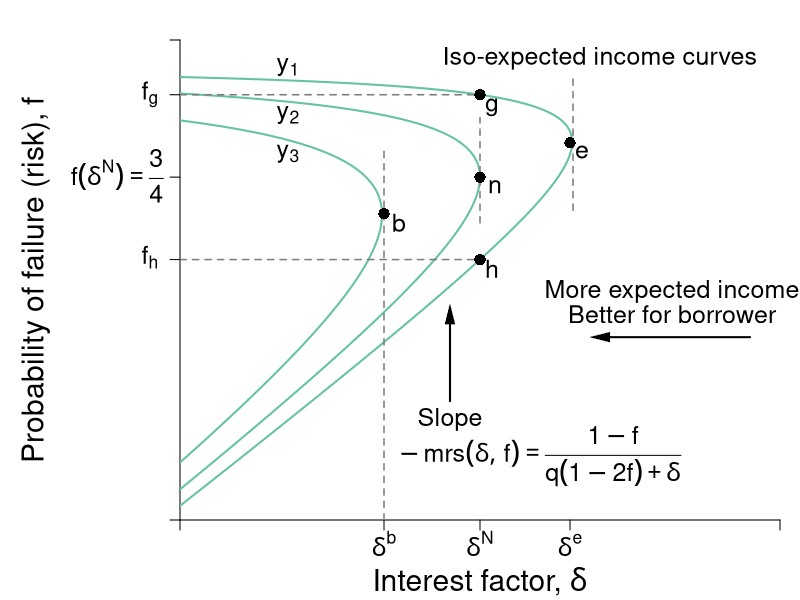

The R script that drew this image:
#Graph Designer: Simon Halliday
#Authors: Bowles, Foley and Halliday
#Title: Coordination, Conflict and Competition: A Text in Microeconomics

library(shape)
pdf(file = "credit/non_contractual_brf_part_a.pdf", width = 8, height = 6)

#Set parameters for graphics
axislabelsize <- 1.8
labelsize <- 1.5
namesize <- 1.8
annotatesize <- 1.5
graphlinewidth <- 2
segmentlinewidth <- 1.5

COL <- c("#7fc97f", "#beaed4", "#fdc086", "#ffff99", "#386cb0", "#f0027f", "#bf5b17", "#666666")
COLA <- c("#e0f3db", "#99d8c9","#66c2a4","#41ae76", "#238b45", "#005824")
COLB <- c("#c6dbef", "#4eb3d3", "#2b8cbe", "#0868ac","#084081")
grays <- gray.colors(25, start = 1, end = 0)

#Edited the margins to cater for the larger LHS labels
par(mar =  c(4, 9, 2, 1))

brfFn <- function(delta, mu = 1) {
  .5 + (delta / (2 * mu)) 
}

isoreturnFn <- function(delta, pi=0.125) {
  1 - (pi)/delta
}


yFn <- function(d1, f1, mu = 1){
  mu*f1*(1 - f1) - d1*(1 - f1)
}

ylow <- function(delta, mu = 1, ybar = 0.03){
  (-sqrt(delta^2 - 2*delta*mu + mu^2 - 4*mu*ybar) + delta + mu)/(2*mu)
}

yhigh <- function(delta, mu = 1, ybar = 0.03){
  (sqrt(delta^2 - 2*delta*mu + mu^2 - 4*mu*ybar) + delta + mu)/(2*mu)
}

xlims <- c(0, 1)
ylims <- c(0, 1.05)

npts <- 501 
d1 <- seq(xlims[1], xlims[2], length.out = npts)
f1 <- seq(ylims[1], ylims[2], length.out = npts) 
a <- c(0.03, 0.0625, 0.11)

plot(0, 0, xlim = xlims, ylim = ylims, type = "n",
     xlab = expression(paste("")),
     ylab = expression(paste("")), 
     xaxt = "n", 
     yaxt = "n", 
     cex.lab = axislabelsize, 
     bty = "n", 
     xaxs="i", 
     yaxs="i"
)


# ticksy <- seq(from = 0, to = ylims[2], by = 0.1)
# ylabels <- seq(from = 0, to = ylims[2], by = 0.1)
# ticksx <- seq(from = 0, to = xlims[2], by = 0.1)
# xlabels <- seq(from = 0, to = xlims[2], by = 0.1)
#ticksy <- c(ylims[1], 0.5, brfFn(delta = 0.34), brfFn(delta = 0.5), brfFn(delta = 0.65), yhigh(delta = 0.5), ylims[2])
#ticksy <- c(ylims[1], 0.5, brfFn(delta = 0.34), NA, brfFn(delta = 0.5), NA, NA, ylims[2])
ticksy <- c(ylims[1], NA, NA, ylow(delta = 0.5), brfFn(delta = 0.5), NA, yhigh(delta = 0.5), ylims[2])

ylabels <- c(NA, NA, NA, NA,NA,NA, NA, NA)
#ylabels <- c(NA, expression(paste(f == frac(1,2))), expression(paste(f^d)), expression(paste(f*(delta^L) )),  expression(paste(f*(delta^n) == frac(3,4))),expression(paste(f*(delta^H) )), expression(paste(f^e)), NA)
ticksx <- c(xlims[1], 0.34, 0.5, 0.65, xlims[2])
xlabels <- c(NA,  expression(paste(delta^b)), expression(paste(delta^N)), expression(paste(delta^e)), NA)

axis(1, at = ticksx, pos = 0, labels = xlabels, cex.axis = labelsize)
axis(2, at = ticksy, pos = 0, labels = ylabels, las = 1,cex.axis = labelsize)

#ylabels <- c(NA, expression(paste(f == frac(1,2))), expression(paste(f^d)), expression(paste(f*(delta^L) )),  expression(paste(f*(delta^n) == frac(3,4))),expression(paste(f*(delta^H) )), expression(paste(f^e)), NA)
#text(-0.08, 0.45, expression(paste(f == frac(1,2))), cex = labelsize, xpd =TRUE)
text(-0.05, 0.575, expression(paste(f[h])), cex = labelsize, xpd =TRUE)
#text(-0.07, 0.665, expression(paste(f*(delta^L) )), cex = labelsize, xpd =TRUE)
text(-0.105, 0.753, expression(paste(f*(delta^N) ==frac(3,4) )), cex = labelsize, xpd =TRUE)
#text(-0.07, 0.832, expression(paste(f*(delta^n))), cex = labelsize, xpd =TRUE)
#text(-0.07, 0.93, expression(paste(f*(delta^H) )), cex = labelsize, xpd =TRUE)
text(-0.05, yhigh(delta = 0.5), expression(paste(f[g])), cex = labelsize, xpd =TRUE)
# y-labels with numeric values
# text(-0.0905, 0.48, expression(paste(frac(1,2) == f)), cex = labelsize, xpd =TRUE)
# text(-0.05, 0.58, expression(paste(0.57 == f^d)), cex = labelsize, xpd =TRUE)
# text(-0.07, 0.66, expression(paste(0.67 == f*(delta^L) )), cex = labelsize, xpd =TRUE)
# text(-0.105, 0.76, expression(paste(frac(3,4) == f*(delta^n))), cex = labelsize, xpd =TRUE)
# text(-0.07, 0.84, expression(paste(0.83 == f*(delta^n) )), cex = labelsize, xpd =TRUE)
# text(-0.07, 0.93, expression(paste(0.93 == f*(delta^H) )), cex = labelsize, xpd =TRUE)
# text(-0.05, 1.05, expression(paste(1.05f^e)), cex = labelsize, xpd =TRUE)


npts <- 503 
xx1 <- seq(xlims[1], xlims[2], length.out = npts)
xx2 <- seq(0, 1, length.out = npts)

#Draw the graphs
#lines(xx1, brfFn(xx1), col = COLA[4], lwd = graphlinewidth)

#Axis labels
mtext(expression(paste("Interest factor, ", delta)), side = 1, line = 3, cex = axislabelsize)
text(-0.24, 0.5*(ylims[2]), expression(paste("Probability of failure (risk), ", f)), xpd = TRUE, cex = axislabelsize, srt = 90) 

#Contour lines
contour(d1, f1,
        outer(d1, f1, yFn),
        drawlabels = FALSE,
        col = COLA[3],
        lwd = graphlinewidth,
        levels = a,
        xaxs="i",
        yaxs="i",
        add = TRUE)

segments(0.5, 0.65, 0.5, yhigh(delta = 0.5) - 0.05, lty = 2, col = grays[20] , lwd = segmentlinewidth)
segments(0, yhigh(delta = 0.5), 0.5, yhigh(delta = 0.5), lty = 2, col = grays[20] , lwd = segmentlinewidth)
segments(0, ylow(delta = 0.5), 0.5, ylow(delta = 0.5), lty = 2, col = grays[20] , lwd = segmentlinewidth)

segments(0.34,0, 0.34, brfFn(delta = 0.34) + 0.15, lty = 2, col = grays[20] , lwd = segmentlinewidth)
segments(0.655, brfFn(delta = 0.655) - 0.15, 0.655, brfFn(delta = 0.655) + 0.15, lty = 2, col = grays[20] , lwd = segmentlinewidth)

#segments(0, brfFn(delta = 0.5), 0.5, brfFn(delta = 0.5), lty = 2, col = "gray" , lwd = segmentlinewidth)

# 
# segments(8, 0, 8,indiffA(x = 8)  , lty = 2, col = "gray" , lwd = segmentlinewidth)
# segments(0, indiffA(x = 8) , 8,indiffA(x = 8)  , lty = 2, col = "gray" , lwd = segmentlinewidth)

text(0.5+ 0.025, brfFn(delta = 0.5) - 0.02, expression(paste(n)), cex = labelsize)
points(0.5, brfFn(delta = 0.5), pch = 16, col = "black", cex = 1.5)
text(0.34+ 0.025, brfFn(delta = 0.34) - 0.02, expression(paste(b)), cex = labelsize)
points(0.34, brfFn(delta = 0.34), pch = 16, col = "black", cex = 1.5)
text(0.65+ 0.02, brfFn(delta = 0.65) - 0.02, expression(paste(e)), cex = labelsize)
points(0.65, brfFn(delta = 0.65), pch = 16, col = "black", cex = 1.5)

text(0.5+ 0.02, ylow(delta = 0.5) - 0.02, expression(paste(h)), cex = labelsize)
points(0.5, ylow(delta = 0.5), pch = 16, col = "black", cex = 1.5)
text(0.5+ 0.02, yhigh(delta = 0.5) - 0.028, expression(paste(g)), cex = labelsize)
points(0.5, yhigh(delta = 0.5), pch = 16, col = "black", cex = 1.5)



text(0.7, 1.01, expression(paste("Iso-expected income curves")), cex = labelsize)
#text(0.3, 1.01, expression(paste(y[1] == y^L)), cex = labelsize)
#text(0.3, 0.88, expression(paste(y[2] == y^{NE})), cex = labelsize)
#text(0.2, 0.75, expression(paste(y[3] == y^H)), cex = labelsize)
text(0.18, 0.99, expression(paste(y[1])), cex = labelsize)
text(0.18, 0.885, expression(paste(y[2])), cex = labelsize)
text(0.18, 0.8, expression(paste(y[3])), cex = labelsize)
text(0.45, 0.22, expression(Slope), cex = labelsize)
text(0.6, 0.14, expression(paste(-mrs(delta, f) == frac(1 - f, q*(1 - 2*f) + delta))), cex = labelsize)
Arrows(0.45, 0.26, 0.45, 0.45, col = "black", lty = 1, lwd = 2, arr.type = "triangle", arr.lwd = 0.5)


text(0.82, 0.5, expression(paste("More expected income")), cex = labelsize, xpd = TRUE)
text(0.82, 0.45, expression(paste("Better for borrower")), cex = labelsize,xpd = TRUE)
Arrows(0.95, 0.4, 0.7, 0.4, col = "black", lty = 1, lwd = 2, arr.type = "triangle", arr.lwd = 0.5)


#text(0.85, 0.68, expression(paste("A's Best Response")), cex = labelsize, xpd  = TRUE)
#text(0.85, 0.63, expression(paste("function")), cex = labelsize, xpd  = TRUE)
#text(0.86, 0.55, expression(paste("Slope ", phantom() == frac(1, 2*q))), cex = labelsize, xpd  = TRUE)
#Arrows(0.85, 0.73, 0.85, 0.89, col = "black", lty = 1, lwd = 2, arr.type = "triangle", arr.lwd = 0.5)

dev.off()
